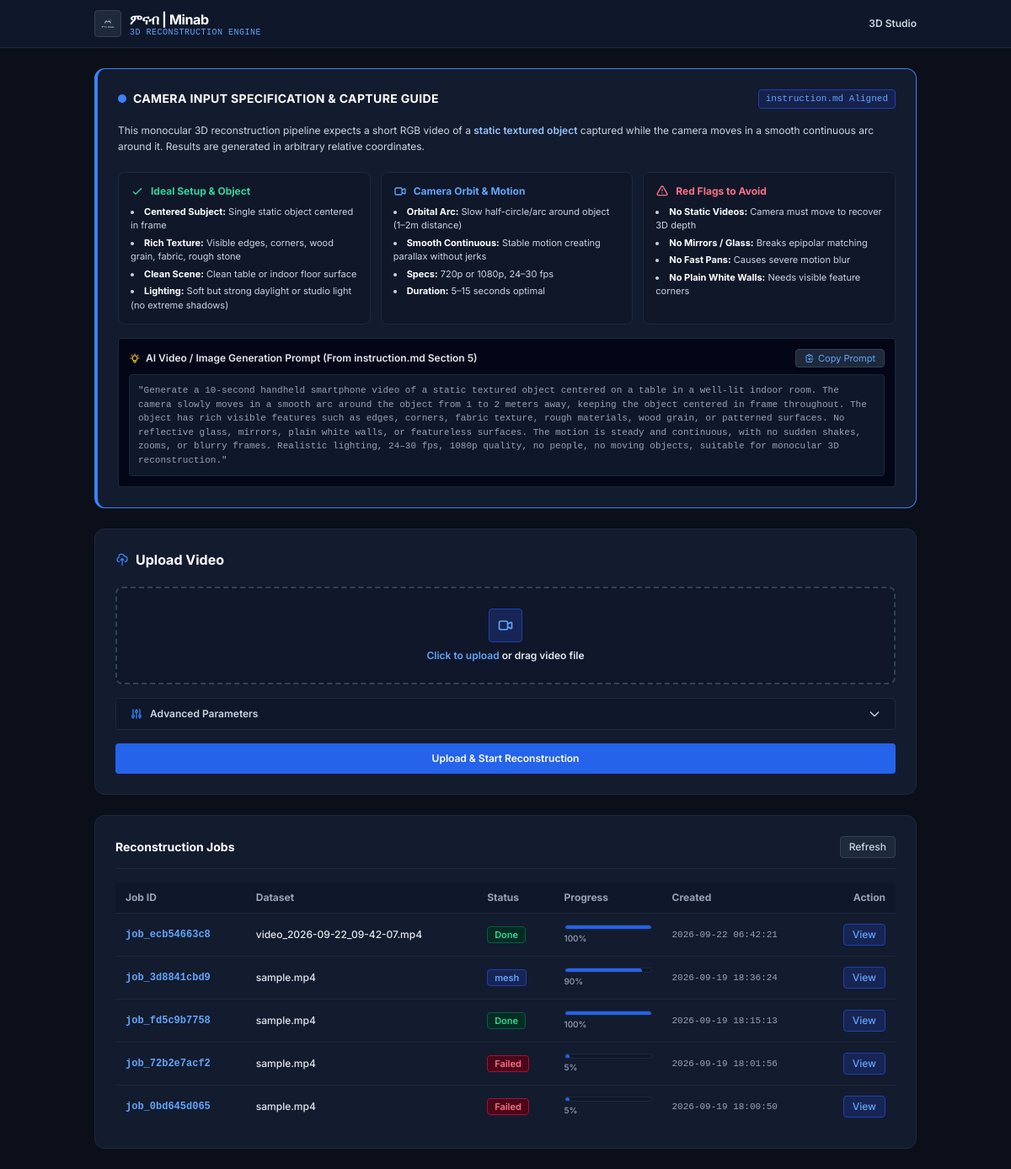
The page / on the database its author committed.
### tables this page shows
CREATE TABLE jobs (
            id           TEXT PRIMARY KEY,
            dataset_id   TEXT NOT NULL REFERENCES datasets(id),
            status       TEXT NOT NULL,
            stage        TEXT,
            progress     REAL DEFAULT 0.0,
            error        TEXT,
            result_id    TEXT,
            frame_stride INTEGER DEFAULT 2,
            max_frames   INTEGER,
            camera_config TEXT DEFAULT 'configs/camera_default.yaml',
            created_at   TEXT NOT NULL,
            started_at   TEXT,
            finished_at  TEXT
        );

CREATE TABLE datasets (
            id           TEXT PRIMARY KEY,
            source_type  TEXT NOT NULL,
            filename     TEXT NOT NULL,
            stored_path  TEXT NOT NULL,
            has_telemetry INTEGER DEFAULT 0,
            mission_id   TEXT,
            created_at   TEXT NOT NULL
        );

### backend/routes/pages.py (the view)
@pages_bp.route("/")
def index_page():
    conn = get_db_connection()
    cursor = conn.cursor()
    cursor.execute(
        """
        SELECT j.*, d.filename as dataset_filename, d.source_type
        FROM jobs j
        JOIN datasets d ON j.dataset_id = d.id
        ORDER BY j.created_at DESC
        """
    )
    jobs = [dict_from_row(row) for row in cursor.fetchall()]
    conn.close()
    return render_template("index.html", jobs=jobs)

### backend/templates/index.html (shortened to what this page needs)
{% extends "base.html" %}
{% block content %}
<div class="space-y-6">
    <div class="flat-panel rounded-xl p-6 space-y-4 border-l-4 border-blue-500">
        <div class="flex items-center justify-between">
            <div class="flex items-center gap-2">
                <span class="w-2.5 h-2.5 rounded-full bg-blue-500 animate-pulse"></span>
                <h2 class="text-sm font-bold text-white tracking-wide uppercase">Camera Input Specification & Capture Guide</h2>
            </div>
            <span class="text-[11px] font-mono text-blue-400 bg-blue-950/80 px-2 py-0.5 rounded border border-blue-800">
                instruction.md Aligned
            </span>
        </div>
        <p class="text-xs text-slate-300 leading-relaxed">
            This monocular 3D reconstruction pipeline expects a short RGB video of a <span class="text-blue-300 font-semibold">static textured object</span> captured while the camera moves in a smooth continuous arc around it. Results are generated in arbitrary relative coordinates.
        </p>
        <div class="grid grid-cols-1 md:grid-cols-3 gap-3 pt-1">
            <div class="bg-slate-900/90 rounded-lg p-3.5 border border-slate-800 space-y-2">
                <div class="flex items-center gap-2 text-xs font-bold text-emerald-400">
                    <svg class="w-4 h-4" fill="none" stroke="currentColor" viewBox="0 0 24 24"><path stroke-linecap="round" stroke-linejoin="round" stroke-width="2" d="M5 13l4 4L19 7"/></svg>
                    Ideal Setup & Object
                </div>
                <ul class="text-[11px] text-slate-300 space-y-1 list-disc list-inside">
                    <li><strong class="text-white">Centered Subject:</strong> Single static object centered in frame</li>
                    <li><strong class="text-white">Rich Texture:</strong> Visible edges, corners, wood grain, fabric, rough stone</li>
                    <li><strong class="text-white">Clean Scene:</strong> Clean table or indoor floor surface</li>
                    <li><strong class="text-white">Lighting:</strong> Soft but strong daylight or studio light (no extreme shadows)</li>
                </ul>
            </div>
            <div class="bg-slate-900/90 rounded-lg p-3.5 border border-slate-800 space-y-2">
                <div class="flex items-center gap-2 text-xs font-bold text-blue-400">
                    <svg class="w-4 h-4" fill="none" stroke="currentColor" viewBox="0 0 24 24"><path stroke-linecap="round" stroke-linejoin="round" stroke-width="2" d="M15 10l4.553-2.276A1 1 0 0121 8.618v6.764a1 1 0 01-1.447.894L15 14M5 18h8a2 2 0 002-2V8a2 2 0 00-2-2H5a2 2 0 00-2 2v8a2 2 0 002 2z"/></svg>
                    Camera Orbit & Motion
                </div>
                <ul class="text-[11px] text-slate-300 space-y-1 list-disc list-inside">
                    <li><strong class="text-white">Orbital Arc:</strong> Slow half-circle/arc around object (1–2m distance)</li>
                    <li><strong class="text-white">Smooth Continuous:</strong> Stable motion creating parallax without jerks</li>
                    <li><strong class="text-white">Specs:</strong> 720p or 1080p, 24–30 fps</li>
                    <li><strong class="text-white">Duration:</strong> 5–15 seconds optimal</li>
                </ul>
            </div>
            <div class="bg-slate-900/90 rounded-lg p-3.5 border border-slate-800 space-y-2">
                <div class="flex items-center gap-2 text-xs font-bold text-rose-400">
                    <svg class="w-4 h-4" fill="none" stroke="currentColor" viewBox="0 0 24 24"><path stroke-linecap="round" stroke-linejoin="round" stroke-width="2" d="M12 9v2m0 4h.01m-6.938 4h13.856c1.54 0 2.502-1.667 1.732-3L13.732 4c-.77-1.333-2.694-1.333-3.464 0L3.34 16c-.77 1.333.192 3 1.732 3z"/></svg>
                    Red Flags to Avoid
                </div>
                <ul class="text-[11px] text-slate-300 space-y-1 list-disc list-inside">
                    <li><strong class="text-white">No Static Videos:</strong> Camera must move to recover 3D depth</li>
                    <li><strong class="text-white">No Mirrors / Glass:</strong> Breaks epipolar matching</li>
                    <li><strong class="text-white">No Fast Pans:</strong> Causes severe motion blur</li>
                    <li><strong class="text-white">No Plain White Walls:</strong> Needs visible feature corners</li>
                </ul>
            </div>
        </div>
        <div class="border border-slate-800 rounded bg-slate-950 p-3 space-y-2">
            <div class="flex items-center justify-between text-xs">
                <span class="font-semibold text-slate-200 flex items-center gap-1.5">
                    AI Video / Image Generation Prompt (From instruction.md Section 5)
                </span>
                <button type="button" id="copyPromptBtn" class="text-[11px] bg-slate-800 hover:bg-slate-700 text-blue-400 px-2.5 py-0.5 rounded border border-slate-700 transition-colors flex items-center gap-1">
                    <svg class="w-3 h-3" fill="none" stroke="currentColor" viewBox="0 0 24 24"><path stroke-linecap="round" stroke-linejoin="round" stroke-width="2" d="M8 5H6a2 2 0 00-2 2v12a2 2 0 002 2h10a2 2 0 002-2v-1M8 5a2 2 0 002 2h2a2 2 0 002-2M8 5a2 2 0 012-2h2a2 2 0 012 2m0 0h2a2 2 0 012 2v3m2 4H10m0 0l3-3m-3 3l3 3"/></svg>
                    <span id="copyBtnText">Copy Prompt</span>
                </button>
            </div>
            <p id="instructionPrompt" class="text-[11px] text-slate-400 font-mono bg-slate-900 p-2.5 rounded border border-slate-800 select-all leading-normal">
                "Generate a 10-second handheld smartphone video of a static textured object centered on a table in a well-lit indoor room. The camera slowly moves in a smooth arc around the object from 1 to 2 meters away, keeping the object centered in frame throughout. The object has rich visible features such as edges, corners, fabric texture, rough materials, wood grain, or patterned surfaces. No reflective glass, mirrors, plain white walls, or featureless surfaces. The motion is steady and continuous, with no sudden shakes, zooms, or blurry frames. Realistic lighting, 24–30 fps, 1080p quality, no people, no moving objects, suitable for monocular 3D reconstruction."
            </p>
        </div>
    </div>
    <div class="flat-panel rounded-xl p-6 space-y-5">
        <h1 class="text-base font-bold text-white flex items-center gap-2">
            <svg class="w-4 h-4 text-blue-500" fill="none" stroke="currentColor" viewBox="0 0 24 24"><path stroke-linecap="round" stroke-linejoin="round" stroke-width="2" d="M7 16a4 4 0 01-.88-7.903A5 5 0 0115.9 6L16 6a5 5 0 011 9.9M15 13l-3-3m0 0l-3 3m3-3v12"/></svg>
            Upload Video
        </h1>
        <form id="uploadForm" enctype="multipart/form-data" class="space-y-4">
            <div id="dropzone" class="border-2 border-dashed border-slate-700 hover:border-blue-500 bg-slate-900/60 rounded-lg p-6 text-center transition-colors cursor-pointer">
                <div class="flex flex-col items-center justify-center space-y-2">
                    <div class="w-10 h-10 rounded bg-blue-950 text-blue-400 flex items-center justify-center border border-blue-800">
                        <svg class="w-5 h-5" fill="none" stroke="currentColor" viewBox="0 0 24 24"><path stroke-linecap="round" stroke-linejoin="round" stroke-width="2" d="M15 10l4.553-2.276A1 1 0 0121 8.618v6.764a1 1 0 01-1.447.894L15 14M5 18h8a2 2 0 002-2V8a2 2 0 00-2-2H5a2 2 0 00-2 2v8a2 2 0 002 2z"/></svg>
                    </div>
                    <p class="text-xs font-semibold text-slate-200" id="filePrompt">
                        <span class="text-blue-400 hover:underline">Click to upload</span> or drag video file
                    </p>
                </div>
            </div>
            <div class="border border-slate-800 rounded bg-slate-900 overflow-hidden">
                <button type="button" id="toggleAdvanced" class="w-full px-4 py-2.5 text-xs font-semibold text-slate-300 flex items-center justify-between hover:bg-slate-800/60 transition-colors">
                    <span class="flex items-center gap-2">
                        <svg class="w-4 h-4 text-blue-500" fill="none" stroke="currentColor" viewBox="0 0 24 24"><path stroke-linecap="round" stroke-linejoin="round" stroke-width="2" d="M12 6V4m0 2a2 2 0 100 4m0-4a2 2 0 110 4m-6 8a2 2 0 100-4m0 4a2 2 0 110-4m0 4v2m0-6V4m6 6v10m6-2a2 2 0 100-4m0 4a2 2 0 110-4m0 4v2m0-6V4"/></svg>
                        Advanced Parameters
                    </span>
                    <svg id="advancedChevron" class="w-4 h-4 transform transition-transform" fill="none" stroke="currentColor" viewBox="0 0 24 24"><path stroke-linecap="round" stroke-linejoin="round" stroke-width="2" d="M19 9l-7 7-7-7"/></svg>
                </button>
            </div>
            <button type="submit" id="submitBtn" class="w-full bg-blue-600 hover:bg-blue-700 text-white font-semibold text-xs py-2.5 px-4 rounded transition-colors flex items-center justify-center gap-2">
                <span>Upload & Start Reconstruction</span>
            </button>
        </form>
    </div>
    <div class="flat-panel rounded-xl p-6 space-y-4">
        <div class="flex items-center justify-between border-b border-slate-800 pb-3">
            <h2 class="text-sm font-bold text-white">Reconstruction Jobs</h2>
            <button id="refreshJobsBtn" class="text-xs font-medium text-slate-300 hover:text-white px-2.5 py-1 rounded border border-slate-700 bg-slate-800 hover:bg-slate-700 transition-colors">
                Refresh
            </button>
        </div>
        <div class="overflow-x-auto">
            <table class="w-full text-left text-xs text-slate-300">
                <thead class="bg-slate-900 text-slate-400 font-semibold border-b border-slate-800">
                    <tr>
                        <th class="py-2.5 px-3">Job ID</th>
                        <th class="py-2.5 px-3">Dataset</th>
                        <th class="py-2.5 px-3">Status</th>
                        <th class="py-2.5 px-3">Progress</th>
                        <th class="py-2.5 px-3">Created</th>
                        <th class="py-2.5 px-3 text-right">Action</th>
                    </tr>
                </thead>
                <tbody id="jobsTableBody" class="divide-y divide-slate-800 font-medium">
                    {% for job in jobs %}
                    <tr class="hover:bg-slate-800/40 transition-colors">
                        <td class="py-3 px-3 font-mono text-blue-400 font-semibold">
                            <a href="/jobs/{{ job.id }}" class="hover:underline">{{ job.id }}</a>
                        </td>
                        <td class="py-3 px-3 text-slate-200">
                            {{ job.dataset_filename or 'source.mp4' }}
                        </td>
                        <td class="py-3 px-3">
                            {% if job.status == 'done' %}
                                <span class="px-2 py-0.5 rounded text-[11px] bg-emerald-950 text-emerald-400 border border-emerald-800 font-semibold">Done</span>
                            {% elif job.status == 'running' %}
                                <span class="px-2 py-0.5 rounded text-[11px] bg-blue-950 text-blue-400 border border-blue-800 font-semibold">
                                    {{ job.stage or 'running' }}
                                </span>
                            {% elif job.status == 'failed' %}
                                <span class="px-2 py-0.5 rounded text-[11px] bg-rose-950 text-rose-400 border border-rose-800 font-semibold">Failed</span>
                            {% else %}
                                <span class="px-2 py-0.5 rounded text-[11px] bg-slate-800 text-slate-400 border border-slate-700 font-semibold">Queued</span>
                            {% endif %}
                        </td>
                        <td class="py-3 px-3 w-32">
                            <div class="w-full bg-slate-900 rounded h-1.5 overflow-hidden border border-slate-800">
                                <div class="bg-blue-600 h-1.5 rounded transition-all duration-300" style="width: {{ (job.progress * 100)|round|int }}%"></div>
                            </div>
                            <span class="text-[10px] text-slate-400 mt-0.5 block">{{ (job.progress * 100)|round|int }}%</span>
                        </td>
                        <td class="py-3 px-3 text-slate-400 font-mono text-[11px]">
                            {{ job.created_at[:19].replace('T', ' ') }}
                        </td>
                        <td class="py-3 px-3 text-right">
                            <a href="/jobs/{{ job.id }}" class="inline-flex items-center gap-1 text-xs text-blue-400 hover:text-blue-300 bg-blue-950 px-2.5 py-1 rounded border border-blue-800 transition-colors">
                                View
                            </a>
                        </td>
                    </tr>
                    {% else %}
                    <tr>
                        <td colspan="6" class="py-6 text-center text-slate-500 italic">
                            No jobs queued yet. Upload a video above to begin.
                        </td>
                    </tr>
                    {% endfor %}
                </tbody>
            </table>
        </div>
    </div>
</div>
{% endblock %}

### backend/templates/base.html (shortened to what this page needs)
<!DOCTYPE html>
<html lang="en" class="dark h-full">
<head>
    <script src="https://cdn.tailwindcss.com"></script>
</head>
<body class="h-full bg-darkBg text-slate-100 flex flex-col antialiased">
    <header class="bg-slate-900 border-b border-slate-800 sticky top-0 z-50">
        <div class="max-w-5xl mx-auto px-4 sm:px-6 h-14 flex items-center justify-between">
            <a href="/" class="flex items-center gap-2.5">
                <div class="w-8 h-8 rounded bg-slate-800 p-1 border border-slate-700 flex items-center justify-center">
                    <img src="/static/logo.png" alt="Minab Logo" class="w-full h-full object-contain">
                </div>
                <div>
                    <span class="text-base font-bold text-white tracking-tight">
                        ምናብ | Minab
                    </span>
                    <span class="text-[10px] text-blue-400 block -mt-1 font-mono uppercase tracking-wider">
                        3D Reconstruction Engine
                    </span>
                </div>
            </a>
            <nav class="flex items-center gap-4">
                <a href="/" class="text-xs font-semibold text-slate-300 hover:text-white transition-colors">
                    3D Studio
                </a>
            </nav>
        </div>
    </header>
    <main class="flex-1 max-w-5xl w-full mx-auto px-4 sm:px-6 py-6">
        {% block content %}{% endblock %}
    </main>
</body>
</html>

### rows shown on the page
jobs: id "job_ecb54663c8", filename "video_2026-09-22_09-42-07.mp4", status "Done", (job.progress*100)|round|int "100", created_at "2026-09-22 06:42:21"
jobs: id "job_3d8841cbd9", filename "sample.mp4", stage "mesh", (job.progress*100)|round|int "90", created_at "2026-09-19 18:36:24"
jobs: id "job_fd5c9b7758", filename "sample.mp4", status "Done", (job.progress*100)|round|int "100", created_at "2026-09-19 18:15:13"
jobs: id "job_72b2e7acf2", filename "sample.mp4", status "Failed", (job.progress*100)|round|int "5", created_at "2026-09-19 18:01:56"
jobs: id "job_0bd645d065", filename "sample.mp4", status "Failed", (job.progress*100)|round|int "5", created_at "2026-09-19 18:00:50"
